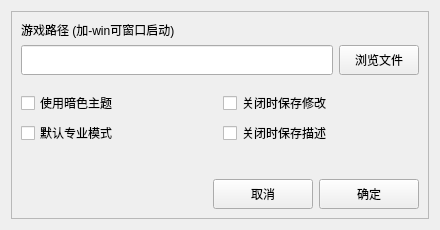
<?xml version="1.0" encoding="UTF-8"?>
<ui version="4.0">
 <class>Form</class>
 <widget class="QWidget" name="Form">
  <property name="geometry">
   <rect>
    <x>0</x>
    <y>0</y>
    <width>440</width>
    <height>230</height>
   </rect>
  </property>
  <property name="windowTitle">
   <string>Form</string>
  </property>
  <layout class="QGridLayout" name="gridLayout_3">
   <item row="0" column="0">
    <widget class="QFrame" name="frame">
     <property name="frameShape">
      <enum>QFrame::StyledPanel</enum>
     </property>
     <property name="frameShadow">
      <enum>QFrame::Raised</enum>
     </property>
     <layout class="QGridLayout" name="gridLayout_4">
      <item row="0" column="0">
       <widget class="QLabel" name="label">
        <property name="text">
         <string>游戏路径 (加-win可窗口启动)</string>
        </property>
       </widget>
      </item>
      <item row="1" column="0">
       <widget class="QLineEdit" name="lineEdit_game">
        <property name="minimumSize">
         <size>
          <width>0</width>
          <height>30</height>
         </size>
        </property>
       </widget>
      </item>
      <item row="1" column="1">
       <widget class="QPushButton" name="pushButton_open">
        <property name="minimumSize">
         <size>
          <width>0</width>
          <height>30</height>
         </size>
        </property>
        <property name="text">
         <string>浏览文件</string>
        </property>
       </widget>
      </item>
      <item row="2" column="0">
       <spacer name="verticalSpacer_3">
        <property name="orientation">
         <enum>Qt::Vertical</enum>
        </property>
        <property name="sizeType">
         <enum>QSizePolicy::Fixed</enum>
        </property>
        <property name="sizeHint" stdset="0">
         <size>
          <width>20</width>
          <height>10</height>
         </size>
        </property>
       </spacer>
      </item>
      <item row="3" column="0" colspan="2">
       <layout class="QGridLayout" name="gridLayout_2">
        <item row="0" column="1">
         <widget class="QCheckBox" name="checkBox_auto_save_rules">
          <property name="text">
           <string>关闭时保存修改</string>
          </property>
         </widget>
        </item>
        <item row="0" column="0">
         <widget class="QCheckBox" name="checkBox_use_theme">
          <property name="text">
           <string>使用暗色主题</string>
          </property>
         </widget>
        </item>
        <item row="1" column="0">
         <widget class="QCheckBox" name="checkBox_pro">
          <property name="text">
           <string>默认专业模式</string>
          </property>
         </widget>
        </item>
        <item row="1" column="1">
         <widget class="QCheckBox" name="checkBox_auto_save_desc">
          <property name="text">
           <string>关闭时保存描述</string>
          </property>
         </widget>
        </item>
       </layout>
      </item>
      <item row="4" column="0">
       <spacer name="verticalSpacer_2">
        <property name="orientation">
         <enum>Qt::Vertical</enum>
        </property>
        <property name="sizeType">
         <enum>QSizePolicy::Expanding</enum>
        </property>
        <property name="sizeHint" stdset="0">
         <size>
          <width>10</width>
          <height>20</height>
         </size>
        </property>
       </spacer>
      </item>
      <item row="5" column="0" colspan="2">
       <layout class="QGridLayout" name="gridLayout">
        <item row="0" column="0">
         <spacer name="horizontalSpacer">
          <property name="orientation">
           <enum>Qt::Horizontal</enum>
          </property>
          <property name="sizeHint" stdset="0">
           <size>
            <width>40</width>
            <height>20</height>
           </size>
          </property>
         </spacer>
        </item>
        <item row="0" column="1">
         <widget class="QPushButton" name="pushButton_cancel">
          <property name="minimumSize">
           <size>
            <width>100</width>
            <height>30</height>
           </size>
          </property>
          <property name="text">
           <string>取消</string>
          </property>
         </widget>
        </item>
        <item row="0" column="2">
         <widget class="QPushButton" name="pushButton_sure">
          <property name="minimumSize">
           <size>
            <width>100</width>
            <height>30</height>
           </size>
          </property>
          <property name="text">
           <string>确定</string>
          </property>
         </widget>
        </item>
       </layout>
      </item>
     </layout>
    </widget>
   </item>
  </layout>
 </widget>
 <resources/>
 <connections/>
</ui>
